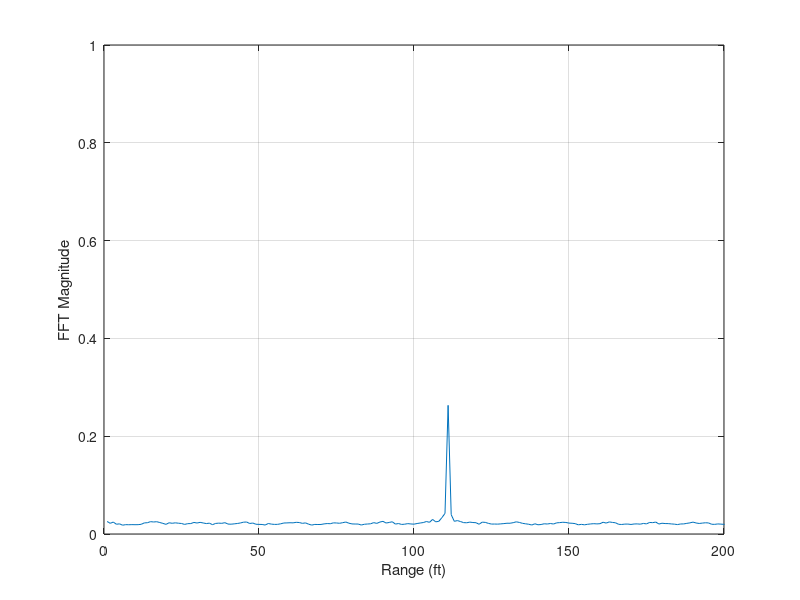
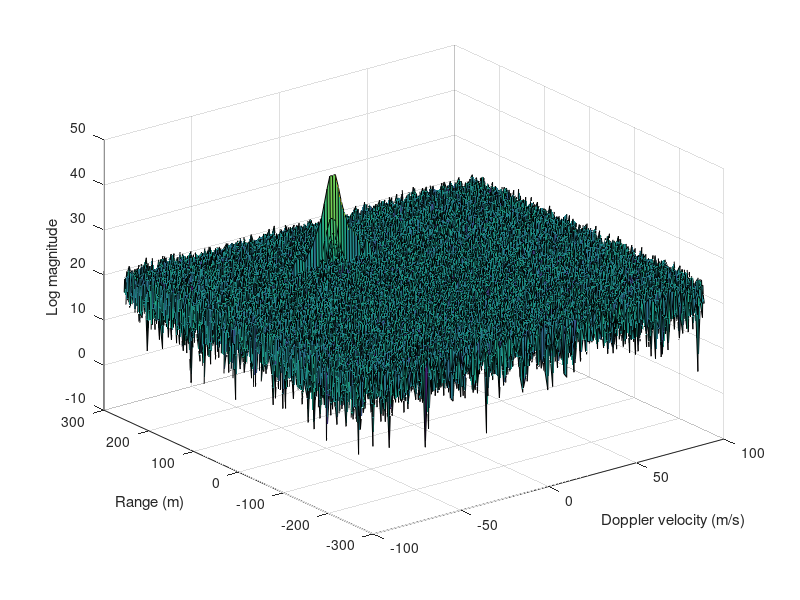
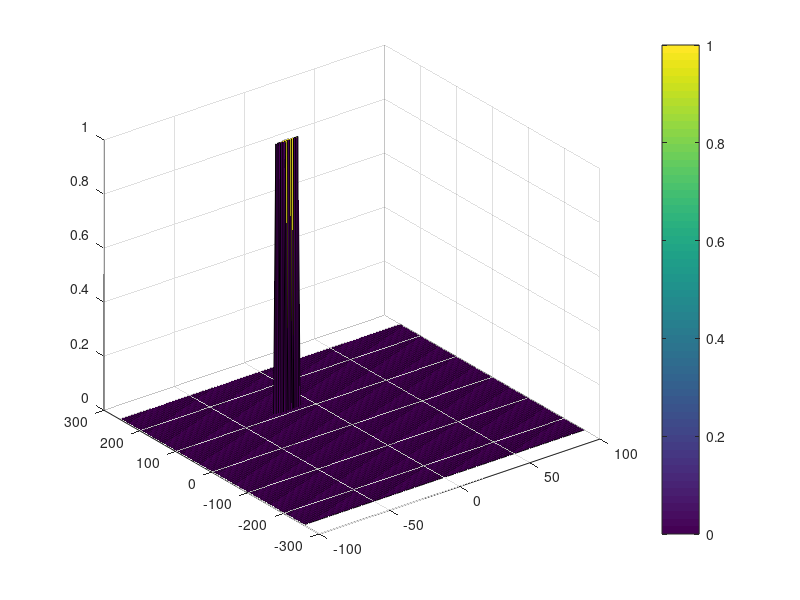

Recreate these plots in MATLAB, in order.
%%
clearvars; close all;
clc;

%% Radar Specifications 
%%%%%%%%%%%%%%%%%%%%%%%%%%%
% Frequency of operation = 77GHz
% Max Range = 200m
% Range Resolution = 1 m
% Max Velocity = 100 m/s
%%%%%%%%%%%%%%%%%%%%%%%%%%%

%speed of light = 3e8
max_range = 200;
range_res = 1;
max_velocity = 100;
c = 3e8;
%% User Defined Range and Velocity of target
% *%TODO* :
% define the target's initial position and velocity. Note : Velocity
% remains contant
R = 110;
v = -20;
 


%% FMCW Waveform Generation

% *%TODO* :
%Design the FMCW waveform by giving the specs of each of its parameters.
% Calculate the Bandwidth (B), Chirp Time (Tchirp) and Slope (slope) of the FMCW
% chirp using the requirements above.
B = c / (2 * range_res);
Tchirp = 5.5 * 2 * max_range / c;
slope = B / Tchirp;

%Operating carrier frequency of Radar 
fc= 77e9;             %carrier freq

                                                          
%The number of chirps in one sequence. Its ideal to have 2^ value for the ease of running the FFT
%for Doppler Estimation. 
Nd=128;                   % #of doppler cells OR #of sent periods % number of chirps

%The number of samples on each chirp. 
Nr=1024;                  %for length of time OR # of range cells

% Timestamp for running the displacement scenario for every sample on each
% chirp
t=linspace(0,Nd*Tchirp,Nr*Nd); %total time for samples


%Creating the vectors for Tx, Rx and Mix based on the total samples input.
%Tx=zeros(1,length(t)); %transmitted signal
%Rx=zeros(1,length(t)); %received signal
%Mix = zeros(1,length(t)); %beat signal

%Similar vectors for range_covered and time delay.
%r_t=zeros(1,length(t));
%td=zeros(1,length(t));


%% Signal generation and Moving Target simulation
% Running the radar scenario over the time. 
alpha = slope;
% Inefficient method with loops - please consult the vectorized version
% below which implements the loops but using vectorization
% MATLAB operates more efficiently when using vectorization
% However, this loop below is for self-containment in case what is
% being evaluated is the "loopy" version

% for i=1:length(t)         
%     % *%TODO* :
%     %For each time stamp update the Range of the Target for constant velocity. 
%     % Initial range is R
%     r_t(i) = R + v * t(i);
%     % *%TODO* :
%     %For each time sample we need update the transmitted and
%     %received signal. 
%     % Recall - signal trip time = 2 * range / c
%     td(i) = 2 * r_t(i) / c;
%     Tx(i) = cos(2*pi*(fc*t(i) + (alpha*(t(i)^2)/2)));
%     Rx(i) = cos(2*pi*(fc*(t(i) - td(i)) + (alpha*((t(i) - td(i))^2)/2)));
%     
%     % *%TODO* :
%     %Now by mixing the Transmit and Receive generate the beat signal
%     %This is done by element wise matrix multiplication of Transmit and
%     %Receiver Signal
%     Mix(i) = Tx(i) * Rx(i);
% end

% Using vectorization instead
r_t = R + v * t;
td = 2 * r_t / c;
Tx = cos(2*pi*(fc*t + (alpha*(t.^2)/2)));
Rx = cos(2*pi*(fc*(t - td) + (alpha*((t - td).^2)/2)));
Mix = Tx .* Rx;
%% RANGE MEASUREMENT


 % *%TODO* :
%reshape the vector into Nr*Nd array. Nr and Nd here would also define the size of
%Range and Doppler FFT respectively.
Mix_matrix = reshape(Mix, [Nr, Nd]);

 % *%TODO* :
%run the FFT on the beat signal along the range bins dimension (Nr) and
%normalize.
Mix_FFT = fft(Mix_matrix, [], 1) / Nr;

 % *%TODO* :
% Take the absolute value of FFT output
Mix_FFT_mag = abs(Mix_FFT);

% Find the largest value for each row
Mix_FFT_mag = max(Mix_FFT_mag, [], 2);

 % *%TODO* :
% Output of FFT is double sided signal, but we are interested in only one side of the spectrum.
% Hence we throw out half of the samples.
Mix_FFT_mag = Mix_FFT_mag(1 : Nr/2);

%plotting the range
figure ('Name','Range from First FFT')
%subplot(2,1,1)

 % *%TODO* :
 % plot FFT output
 plot(Mix_FFT_mag);
 xlabel('Range (ft)');
 ylabel('FFT Magnitude');

 
axis ([0 200 0 1]);
grid;



%% RANGE DOPPLER RESPONSE
% The 2D FFT implementation is already provided here. This will run a 2DFFT
% on the mixed signal (beat signal) output and generate a range doppler
% map.You will implement CFAR on the generated RDM


% Range Doppler Map Generation.

% The output of the 2D FFT is an image that has reponse in the range and
% doppler FFT bins. So, it is important to convert the axis from bin sizes
% to range and doppler based on their Max values.

Mix=reshape(Mix,[Nr,Nd]);

% 2D FFT using the FFT size for both dimensions.
sig_fft2 = fft2(Mix,Nr,Nd);

% Taking just one side of signal from Range dimension.
sig_fft2 = sig_fft2(1:Nr/2,1:Nd);
sig_fft2 = fftshift (sig_fft2);
RDM = abs(sig_fft2);
RDM = 10*log10(RDM) ;

%use the surf function to plot the output of 2DFFT and to show axis in both
%dimensions
doppler_axis = linspace(-100,100,Nd);
range_axis = linspace(-200,200,Nr/2)*((Nr/2)/400);
figure,surf(doppler_axis,range_axis,RDM);
xlabel('Doppler velocity (m/s)');
ylabel('Range (m)');
zlabel('Log magnitude');

%% CFAR implementation

%Slide Window through the complete Range Doppler Map

% *%TODO* :
%Select the number of Training Cells in both the dimensions.
Tr = 10;
Td = 8;
% *%TODO* :
%Select the number of Guard Cells in both dimensions around the Cell under 
%test (CUT) for accurate estimation
Gr = 4;
Gd = 4;
% *%TODO* :
% offset the threshold by SNR value in dB
offset = 6;
% *%TODO* :
%Create a vector to store noise_level for each iteration on training cells
%noise_level = zeros(1,1);


% *%TODO* :
%design a loop such that it slides the CUT across range doppler map by
%giving margins at the edges for Training and Guard Cells.
%For every iteration sum the signal level within all the training
%cells. To sum convert the value from logarithmic to linear using db2pow
%function. Average the summed values for all of the training
%cells used. After averaging convert it back to logarithimic using pow2db.
%Further add the offset to it to determine the threshold. Next, compare the
%signal under CUT with this threshold. If the CUT level > threshold assign
%it a value of 1, else equate it to 0.

% Inefficient method -
% Taken from the video with slight modifications
% Please consult the method below that uses 2D convolution to achieve
% the weighted sums and logical operators for vectorized thresholding
% MATLAB operates more efficiently when using vectorization
% However, this loop below is for self-containment in case what is
% being evaluated is the "loopy" version

% RDM_copy = RDM;
% for i = Tr + Gr + 1 : Nr/2 - (Gr + Tr)
%     for j = Td + Gd + 1 : Nd - (Gd + Td)
%         noise_level = 0;
%         for p = i - (Tr + Gr) : i + Tr + Gr
%             for q = j - (Td + Gd) : j + Td + Gd
%                 if abs(i - p) > Gr || abs(j - q) > Gd
%                     noise_level = noise_level + db2pow(RDM_copy(p, q));
%                 end
%             end
%         end
%         threshold = pow2db(noise_level / ( ((2 * Tr + 2 * Gr + 1) * (2 * Td + 2 * Gd + 1)) - ((2 * Gr + 1)*(2 * Gd + 1))));
%         threshold = threshold + offset;
%         if RDM(i, j) < threshold
%             RDM(i, j) = 0;
%         else
%             RDM(i, j) = 1;
%         end
%     end
% end

% Define in case you're using Octave
pow2db = @(x) 10*log10(x);
db2pow = @(x) 10.^(x / 10);

% Vectorized form
% Use conv2 to do the averaging
% Define mask where guard bands + centre is set to 0
% Divide by the total number of non-zero elements
mask = ones(2 * Tr + 2 * Gr + 1, 2 * Td + 2 * Gd + 1);
centre_coord = [Tr + Gr + 1, Td + Gd + 1];
mask(centre_coord(1) - Gr : centre_coord(1) + Gr, centre_coord(2) - Gd : centre_coord(2) + Gd) = 0;
mask = mask / sum(mask(:));
% Perform 180 degree rotation as convolution will do this so rotating by
% 180 first, then letting conv2 do it will result in the original mask
mask = mask(end:-1:1, end:-1:1);
% Convolve, then convert back to dB to add the offset
% The convolution defines the threshold
threshold = conv2(db2pow(RDM), mask, 'same');
threshold = pow2db(threshold) + offset;

% Any values less than the threshold are 0, else 1
RDM(RDM < threshold) = 0;
RDM(RDM >= threshold) = 1;


   % Use RDM[x,y] as the matrix from the output of 2D FFT for implementing
   % CFAR





% *%TODO* :
% The process above will generate a thresholded block, which is smaller 
%than the Range Doppler Map as the CUT cannot be located at the edges of
%matrix. Hence,few cells will not be thresholded. To keep the map size same
% set those values to 0.
RDM(1 : Tr + Gr, :) = 0;
RDM(Nr/2 - (Gr + Tr) + 1 : end, :) = 0;
RDM(:, 1 : Td + Gd) = 0;
RDM(:, Nd - (Gd + Td) + 1 : end) = 0;







% *%TODO* :
%display the CFAR output using the Surf function like we did for Range
%Doppler Response output.
figure,surf(doppler_axis,range_axis, RDM);
colorbar;


 
 